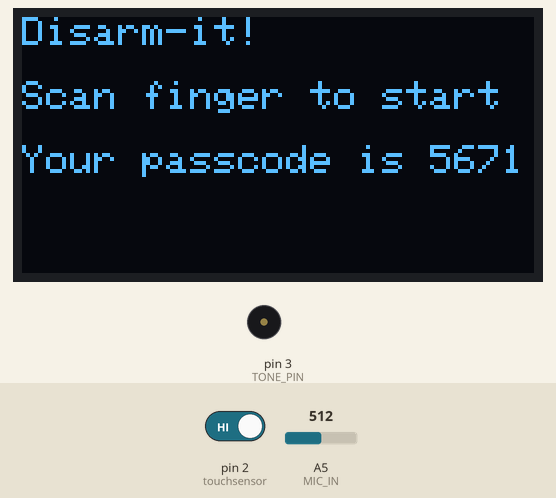
The sketch below on a simulated Arduino Uno, built with avr-gcc and run on an emulated ATmega328P. Parts: 128×64 one-colour display, buzzer (waves = sounding). The test bench sets the inputs (shaded band); at power-on: pin 2 (touchsensor) HIGH, A5 (MIC_IN) = 512. Random numbers use the default seed unless the sketch sets one.

Above: at 1.2 s.
1.3 s: pin 2 (touchsensor) driven LOW
At 2.2 s:
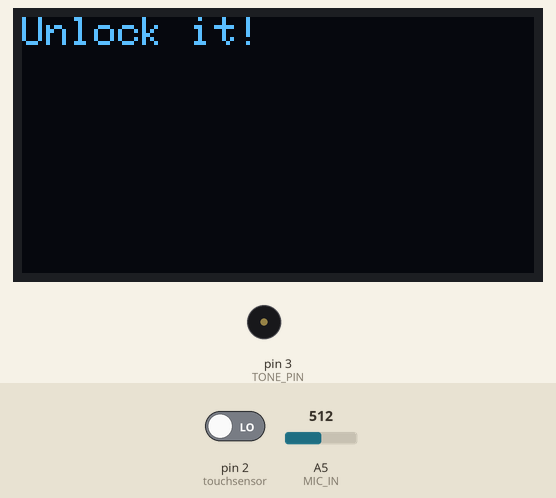
At 3.8 s:
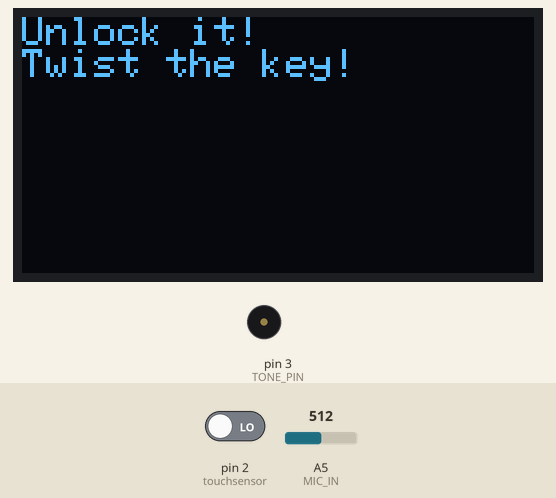
4.3 s: A5 (MIC_IN) set to 14
5.8 s: A5 (MIC_IN) set to 10
At 6.8 s:
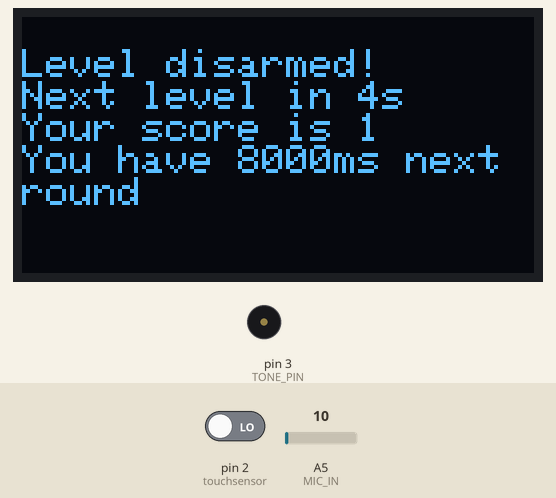
Timing chart, 0 to 21.9 s (numbered marks = the images above; inputs shaded):
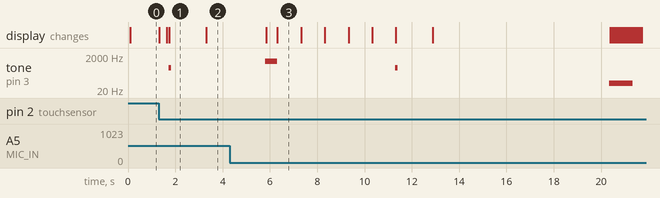

The sketch:

bp_src.ino
```cpp
///////////////////////////////////////////////
// DEFINITIONS FOR OLED DRIVER
///////////////////////////////////////////////
#include <Wire.h>
#include <SPI.h>
#include <Adafruit_GFX.h>
#include <Adafruit_SSD1305.h>

#define OLED_CLK A0
#define OLED_MOSI 10
#define SSD1305_128_64
#define OLED_CS 9
#define OLED_DC A1
#define OLED_RESET 13

#define NUMFLAKES 10
#define XPOS 0
#define YPOS 1
#define DELTAY 2

#define LOGO16_GLCD_HEIGHT 16
#define LOGO16_GLCD_WIDTH  16
static const unsigned char PROGMEM logo16_glcd_bmp[] =
{ B00000000, B11000000,
  B00000001, B11000000,
  B00000001, B11000000,
  B00000011, B11100000,
  B11110011, B11100000,
  B11111110, B11111000,
  B01111110, B11111111,
  B00110011, B10011111,
  B00011111, B11111100,
  B00001101, B01110000,
  B00011011, B10100000,
  B00111111, B11100000,
  B00111111, B11110000,
  B01111100, B11110000,
  B01110000, B01110000,
  B00000000, B00110000 };

void testdrawbitmap(const uint8_t *bitmap, uint8_t w, uint8_t h);

// Comment out if not using OLED
#define OLED
Adafruit_SSD1305 display(128, 64, OLED_MOSI, OLED_CLK, OLED_DC, OLED_RESET, OLED_CS);

/////////////////////////////////////
// Utilities:
#ifdef OLED
#define DP_PRINTLN(x) display.println(F(x))  //use F(X) to save the string to Flash
#define DP_PRINT(x) display.print(F(x)) //use F(X) to save the string to Flash
#define DISPLAY() display.display()
#else
#define DP_PRINTLN(x) Serial.println(F(x))   //use F(X) to save the string to Flash
#define DP_PRINT(x) Serial.print(F(x))       //use F(X) to save the string to Flash
#define DISPLAY()
#endif

///////////////////////////////////////////////
// KEYPAD SENSOR
///////////////////////////////////////////////
//https://arduinogetstarted.com/tutorials/arduino-keypad
#include <Keypad.h>

const int ROW_NUM = 4; //four rows
const int COLUMN_NUM = 3; //three columns

char keys[ROW_NUM][COLUMN_NUM] = {
  {'1','2','3'},
  {'4','5','6'},
  {'7','8','9'},
  {'*','0','#'}
};

byte pin_rows[ROW_NUM] = {A3, 7, 6, 4}; //connect to the row pinouts of the keypad
byte pin_column[COLUMN_NUM] = {A4, A2, 5}; //connect to the column pinouts of the keypad

Keypad keypad = Keypad( makeKeymap(keys), pin_rows, pin_column, ROW_NUM, COLUMN_NUM );
String randompasscode();
String password = randompasscode(); // change your password here
String input_password = "FFFF";
bool getcode = false;

///////////////////////////////////
//        GAME SETTINGS          //
///////////////////////////////////
#define START_DELAY 2000
#define DELAY_STEP  100

#define FINGERPRINT_TONE 600
#define KEYPAD_TONE 200
#define unlock_TONE 400
#define TONE_DURATION 100
#define TONE_PIN 3

#define MAX_SCORE 10
#define START_DT 8000
#define MIN_DT 3000

///////////////////////////////////
//    STATES FOR STATE MACHINE   //
///////////////////////////////////

typedef void (*State) ();

void start_screen();
void handle_input();
void wait_and_select_input();
void game_over();
bool keypad_logic();

enum states {
  START_SCREEN,
  HANDLE_INPUT,
  WAIT_AND_SELECT_INPUT,
  GAME_OVER
};

#define NUM_INPUTS 3
enum inputs {
  FINGERPRINT_SCANNER,
  KEYPAD,
  MICROPHONE
};

State states[] = {start_screen, handle_input, wait_and_select_input, game_over};

inputs input      = (inputs)0;
int current_state = START_SCREEN;
int next_state    = 0;
int score         = 0;
bool over         = false;

long timeout      = 0;
int time_step     = START_DT;
int time_sub      = (START_DT-MIN_DT)/MAX_SCORE;


////////////////////////////////////
//          MICROPHONE            //
////////////////////////////////////
#define MIC_IN A5
#define BG_SCALE 1.2

bool get_unlock_input();
int background_sound = 0;
int prev_pos = 0;

////////////////////////////////////

////////////////////////////////////
//          TOUCH SENSOR          //
////////////////////////////////////
#define touchsensor 2
int current_touchstate = LOW;


void reset_display(){
  #ifdef OLED
  display.clearDisplay(); //use this to clear display

  //clear display resets all settings, configure text:
  display.setRotation(2);
  display.setTextSize(1);
  display.setTextColor(WHITE);
  display.setCursor(0,0); //cursor start in top left
  #endif
}

void setup() {
  #ifndef OLED
  Serial.begin(9600);
  while (! Serial) delay(100);
  #endif

  #ifdef OLED
  if ( ! display.begin(0x3C) ) {
     while (1) yield();
  }
  #endif

  reset_display();
  DISPLAY();

  current_touchstate = digitalRead(touchsensor);
  background_sound = BG_SCALE*analogRead(MIC_IN);

  input_password.reserve(32); // maximum input characters is 33, change if needed

  pinMode(touchsensor, INPUT);

}

void loop() {
  current_state = next_state;
  states[current_state]();
}


void start_screen() {
  reset_display();
  current_touchstate == digitalRead(touchsensor);
  background_sound = BG_SCALE*analogRead(MIC_IN);

  DP_PRINTLN("Disarm-it!");
  DP_PRINTLN("");
  DP_PRINTLN("Scan finger to start");
  DP_PRINTLN("");
  DP_PRINT("Your passcode is ");
  display.println(password);
  DISPLAY();

  while(current_touchstate == digitalRead(touchsensor)){};

  reset_display();
  for (uint8_t i=0; i<display.height()/2; i+=2) {
    display.drawRect(i, i, display.width()-2*i, display.height()-2*i, WHITE);
    display.display();
  }

  next_state = WAIT_AND_SELECT_INPUT;

}

void wait_and_select_input(){
  reset_display();
  current_touchstate == digitalRead(touchsensor);
  prev_pos = analogRead(MIC_IN);

  if(!over && score < MAX_SCORE){
    int i = input;
    input = rand()%NUM_INPUTS;

    if(input == i){
      input = rand()%NUM_INPUTS;
    }

    switch(input){
      case FINGERPRINT_SCANNER:
        DP_PRINTLN("Scan it!");
        tone(TONE_PIN, FINGERPRINT_TONE, TONE_DURATION);
        break;
      case KEYPAD:
        DP_PRINTLN("Password it!");
        tone(TONE_PIN, KEYPAD_TONE, TONE_DURATION);
        break;
      case MICROPHONE:
        DP_PRINTLN("Unlock it!");
        tone(TONE_PIN, unlock_TONE, TONE_DURATION);
        DISPLAY();
        delay(1500);
        break;
    }
    DISPLAY();

    timeout = millis() + time_step;
    next_state = HANDLE_INPUT;
  }
  else{
    next_state = GAME_OVER;
  }
}


void handle_input(){
  switch(input){
    case FINGERPRINT_SCANNER:
      over = fingerprint_scanner_input();
      break;
    case KEYPAD:
      over = keypad_logic();
      break;
    case MICROPHONE:
      over = get_unlock_input();
      break;
  }

   if(!over) score++;
  if (!over && score<MAX_SCORE) tone(TONE_PIN, 1000, 500);
  //delay until next state
  while(score<MAX_SCORE && !over && millis() < timeout){
    reset_display();
    DP_PRINTLN("");
    DP_PRINTLN("Level disarmed!");
    DP_PRINT("Next level in ");
    current_touchstate = digitalRead(touchsensor);
    long s = (timeout - millis())/1000;
    display.print(s);
    DP_PRINTLN("s");
    DP_PRINT("Your score is ");
    display.println(score);
    DP_PRINT("You have ");
    display.print (time_step);
    DP_PRINTLN("ms next round");
    DISPLAY();
  }

  time_step = time_step - time_sub;


  next_state = WAIT_AND_SELECT_INPUT;
}

bool get_unlock_input(){

  DP_PRINTLN("Twist the key!");
  DISPLAY();

  bool g_over = true;
  int current = 0;

  delay(50);

  while(g_over && millis() < timeout){

    current = analogRead(MIC_IN);
    g_over = abs(current-prev_pos)<500 ;
  }
  return g_over;
}

void game_over(){
  if(score < MAX_SCORE){
    tone(TONE_PIN, 50, 1000);
    testdrawbitmap(logo16_glcd_bmp, LOGO16_GLCD_HEIGHT, LOGO16_GLCD_WIDTH);
    DP_PRINTLN("GAME OVER!");
    DP_PRINT("YOUR SCORE WAS: ");
  }
  else{
    tone(TONE_PIN, 500, 1000);
    testdrawbitmap(logo16_glcd_bmp, LOGO16_GLCD_HEIGHT, LOGO16_GLCD_WIDTH);
    DP_PRINTLN("Winner!");
    DP_PRINTLN("");
    DP_PRINT("Score: ");
    display.println(score);
  }

  display.print(score);
  DISPLAY();

  score = 0;
  over = false;

  delay(10000);
  current_touchstate = digitalRead(touchsensor);
  next_state = START_SCREEN;
  time_step = START_DT;
}

bool keypad_logic(){
  input_password = ""; // clear input password
  DP_PRINTLN("Enter password below:");
  DISPLAY();

  while(millis() < timeout){
    char key = keypad.getKey();
    if (key){
      display.print(key);

      if(key == '*') {
        input_password = ""; // clear input password
        reset_display();
        DP_PRINTLN("Enter password below:");
        DISPLAY();
      } else if(key == '#') {
        if(password == input_password) {
          DP_PRINTLN("");
          DP_PRINTLN("Correct!");
          DISPLAY();
          return false;
        } else {
          DP_PRINTLN("");
          DP_PRINT("You entered: ");
          display.println(input_password);
          DP_PRINTLN("password is incorrect, try again");
          DISPLAY();
        }

        input_password = ""; // clear input password
      } else {
        input_password += key; // append new character to input password string
      }
      DISPLAY();
    }
  }

  return true;
}

String randompasscode(){
  String pass = "";

  for(int i=0; i<4; i++)
  {
    int digit = (rand()%9)+1;
    String digitchar = String(digit);
    pass += digitchar;
  }

  return pass;
}

bool fingerprint_scanner_input(){
  current_touchstate = digitalRead(touchsensor);
  DP_PRINTLN("SCAN FINGER");
  DISPLAY();
  delay(50);
  while(millis() < timeout){
      if(current_touchstate != digitalRead(touchsensor))
      {
        current_touchstate = digitalRead(touchsensor);
        return false;
      }
  }

  return true;
}

void testdrawbitmap(const uint8_t *bitmap, uint8_t w, uint8_t h) {
  uint8_t icons[NUMFLAKES][3];
  randomSeed(666);     // whatever seed

  // initialize
  for (uint8_t f=0; f< NUMFLAKES; f++) {
    icons[f][XPOS] = random(display.width());
    icons[f][YPOS] = 0;
    icons[f][DELTAY] = random(5) + 1;

    Serial.print("x: ");
    Serial.print(icons[f][XPOS], DEC);
    Serial.print(" y: ");
    Serial.print(icons[f][YPOS], DEC);
    Serial.print(" dy: ");
    Serial.println(icons[f][DELTAY], DEC);
  }
  int count = 0;
  while (count<24) {
    // draw each icon
    for (uint8_t f=0; f< NUMFLAKES; f++) {
      display.drawBitmap(icons[f][XPOS], icons[f][YPOS], logo16_glcd_bmp, w, h, WHITE);
    }
    display.display();
    delay(20);

    // then erase it + move it
    for (uint8_t f=0; f< NUMFLAKES; f++) {
      display.drawBitmap(icons[f][XPOS], icons[f][YPOS],  logo16_glcd_bmp, w, h, BLACK);
      // move it
      icons[f][YPOS] += icons[f][DELTAY];
      // if its gone, reinit
      if (icons[f][YPOS] > display.height()) {
        icons[f][XPOS] = random(display.width());
        icons[f][YPOS] = 0;
        icons[f][DELTAY] = random(5) + 1;
      }
    }
    count++;
   }
}
```

Measured:
- the behaviour switches between 13 and 12 on A5 (MIC_IN) (found by bisection; images 2 and 3)
- after the input at 1.3 s, tone on pin 3 (TONE_PIN): silent → 400 Hz after 0.42 s, → silent 0.10 s later; the display: first changes at once (image 1 shows a later state)
- after the input at 4.3 s, every drawn part: stays the same
- what the display in image 1 shows lasts 1.6 s, from 1.7 s to 3.3 s
- what the display in image 3 shows lasts 1.0 s, from 6.3 s to 7.3 s
